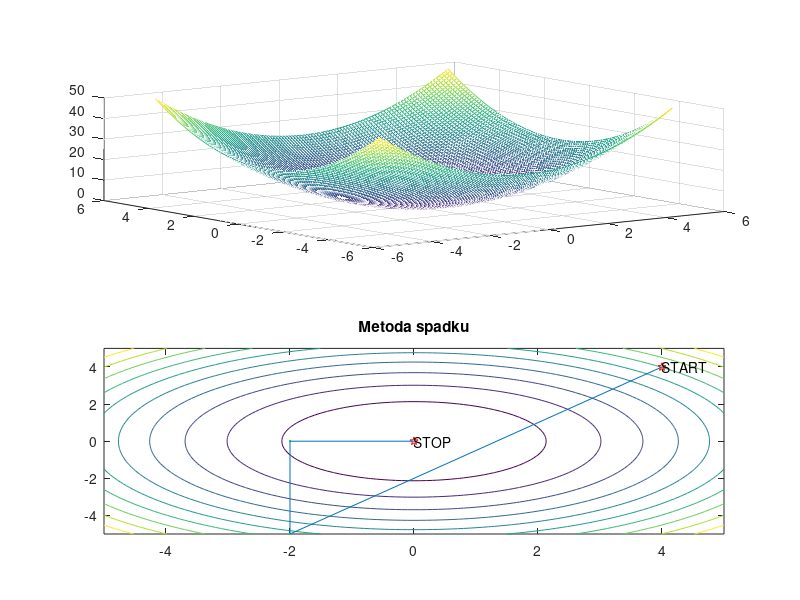

Source code (MATLAB):
clc
close
clear
tic
[X,Y]=meshgrid([-5:0.1:5],[-5:0.1:5]);
Z=@(X,Y) X.^2+Y.^2;
%Z=@(X,Y) 100*(Y-X.^2).^2+(1-X).^2;
%Z=@(X,Y) -cos(X).*cos(Y).*exp(-((X-pi).^2+(Y-pi).^2))
subplot(2,1,1)
mesh(X,Y,Z(X,Y))
%colormap(hot)
subplot(2,1,2)
contour(X,Y,Z(X,Y))
title('Metoda spadku')
hold on
dx=[-8,-2,-2,0];
dy=[-5,-5,0,0];

x0=4;
y0=4;
krok=10;
dokl=0.1;

if(krok>dokl)
    
    dx(1)=x0;
    dy(1)=y0;

    %x(j+1)=x(j)+k;
    
    %x(j+2)=x(j+1)-2*k;
end


plot(dx(1),dy(1),'rp')
text(dx(1),dy(1),'START')
plot(dx(2:end-1),dy(2:end-1),'g.')
plot(dx(end),dy(end),'rp')
text(dx(end),dy(end),'STOP')
for i=1:length(dx)-1
    line([dx(i),dx(i+1)],[dy(i),dy(i+1)])
end
toc
%wspolrzedne punktu minimum
%wartosc funkcji w punkcie minimum
%liczba iteracji
%czas
%http://geatbx.com/docu/fcnindex-01.html#TopOfPage